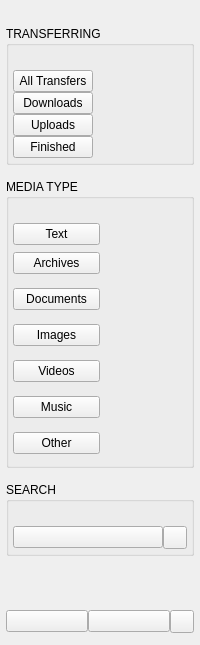
    <widget class="QWidget" name="wLeftPane" native="true">
     <property name="styleSheet">
      <string notr="true">#wLeftPane QFrame[itsOn=true] 
{
	border-radius: 4px;
    background-color: white;
}

#wLeftPane QFrame[itsOn=true]  QLabel
{
    border: 1px solid #F5F5F5; 
    background-color: #FAFAFA;
    border-radius: 12px;
}

#wLeftPane QFrame[itsOn=true] QPushButton
{
    font-weight: bold;
}
</string>
     </property>
     <layout class="QVBoxLayout" name="wLeftPaneLayout">
      <property name="spacing">
       <number>14</number>
      </property>
      <property name="leftMargin">
       <number>6</number>
      </property>
      <property name="topMargin">
       <number>12</number>
      </property>
      <property name="rightMargin">
       <number>6</number>
      </property>
      <property name="bottomMargin">
       <number>12</number>
      </property>
      <item>
       <widget class="QStackedWidget" name="wTitleAndSearch">
        <property name="currentIndex">
         <number>0</number>
        </property>
        <widget class="QWidget" name="pTransfers">
         <widget class="QWidget" name="wLogoHeader" native="true">
          <property name="geometry">
           <rect>
            <x>0</x>
            <y>0</y>
            <width>232</width>
            <height>34</height>
           </rect>
          </property>
          <layout class="QHBoxLayout" name="horizontalLayout_2">
           <property name="spacing">
            <number>0</number>
           </property>
           <property name="leftMargin">
            <number>0</number>
           </property>
           <property name="topMargin">
            <number>0</number>
           </property>
           <property name="rightMargin">
            <number>0</number>
           </property>
           <property name="bottomMargin">
            <number>0</number>
           </property>
           <item>
            <widget class="QLabel" name="lTransfers">
             <property name="text">
              <string>Transfers</string>
             </property>
            </widget>
           </item>
           <item>
            <spacer name="horizontalSpacer">
             <property name="orientation">
              <enum>Qt::Horizontal</enum>
             </property>
             <property name="sizeHint" stdset="0">
              <size>
               <width>40</width>
               <height>20</height>
              </size>
             </property>
            </spacer>
           </item>
           <item>
            <widget class="QToolButton" name="bPause"/>
           </item>
           <item>
            <widget class="QToolButton" name="bSearch">
             <property name="icon">
              <iconset resource="../Resources_linux.qrc">
               <normaloff>:/images/ico_search.png</normaloff>:/images/ico_search.png</iconset>
             </property>
            </widget>
           </item>
          </layout>
         </widget>
        </widget>
        <widget class="QWidget" name="pSearch">
         <widget class="QWidget" name="wSearchField" native="true">
          <property name="geometry">
           <rect>
            <x>0</x>
            <y>0</y>
            <width>232</width>
            <height>34</height>
           </rect>
          </property>
          <layout class="QHBoxLayout" name="wSearchFieldLayout">
           <property name="spacing">
            <number>0</number>
           </property>
           <property name="leftMargin">
            <number>0</number>
           </property>
           <property name="topMargin">
            <number>0</number>
           </property>
           <property name="rightMargin">
            <number>0</number>
           </property>
           <property name="bottomMargin">
            <number>0</number>
           </property>
           <item>
            <widget class="QToolButton" name="tSearchIcon">
             <property name="sizePolicy">
              <sizepolicy hsizetype="Fixed" vsizetype="Fixed">
               <horstretch>0</horstretch>
               <verstretch>0</verstretch>
              </sizepolicy>
             </property>
             <property name="icon">
              <iconset resource="../Resources_linux.qrc">
               <normaloff>:/images/ico_search.png</normaloff>:/images/ico_search.png</iconset>
             </property>
            </widget>
           </item>
           <item>
            <widget class="QLineEdit" name="leSearchField">
             <property name="text">
              <string>Search</string>
             </property>
             <property name="frame">
              <bool>false</bool>
             </property>
            </widget>
           </item>
           <item>
            <widget class="QToolButton" name="tSearchCancel">
             <property name="icon">
              <iconset resource="../Resources_linux.qrc">
               <normaloff>:/images/ico_search_cancel.png</normaloff>:/images/ico_search_cancel.png</iconset>
             </property>
            </widget>
           </item>
          </layout>
         </widget>
        </widget>
       </widget>
      </item>
      <item>
       <widget class="QGroupBox" name="wTransferring">
        <property name="minimumSize">
         <size>
          <width>0</width>
          <height>0</height>
         </size>
        </property>
        <property name="maximumSize">
         <size>
          <width>256</width>
          <height>600</height>
         </size>
        </property>
        <property name="title">
         <string>TRANSFERRING</string>
        </property>
        <property name="flat">
         <bool>true</bool>
        </property>
        <layout class="QVBoxLayout" name="verticalLayout">
         <property name="spacing">
          <number>0</number>
         </property>
         <property name="leftMargin">
          <number>4</number>
         </property>
         <property name="topMargin">
          <number>24</number>
         </property>
         <property name="rightMargin">
          <number>4</number>
         </property>
         <property name="bottomMargin">
          <number>4</number>
         </property>
         <item>
          <widget class="QFrame" name="fAllTransfers">
           <layout class="QHBoxLayout" name="horizontalLayout_10">
            <property name="spacing">
             <number>0</number>
            </property>
            <property name="leftMargin">
             <number>0</number>
            </property>
            <property name="topMargin">
             <number>0</number>
            </property>
            <property name="rightMargin">
             <number>0</number>
            </property>
            <property name="bottomMargin">
             <number>0</number>
            </property>
            <item>
             <widget class="QPushButton" name="tAllTransfers">
              <property name="sizePolicy">
               <sizepolicy hsizetype="Minimum" vsizetype="Fixed">
                <horstretch>0</horstretch>
                <verstretch>0</verstretch>
               </sizepolicy>
              </property>
              <property name="cursor">
               <cursorShape>PointingHandCursor</cursorShape>
              </property>
              <property name="text">
               <string>All Transfers</string>
              </property>
              <property name="icon">
               <iconset resource="../Resources_linux.qrc">
                <normaloff>:/images/ico_all_transfers.png</normaloff>:/images/ico_all_transfers.png</iconset>
              </property>
              <property name="autoDefault">
               <bool>false</bool>
              </property>
              <property name="flat">
               <bool>false</bool>
              </property>
             </widget>
            </item>
            <item>
             <spacer name="horizontalSpacer_2">
              <property name="orientation">
               <enum>Qt::Horizontal</enum>
              </property>
              <property name="sizeHint" stdset="0">
               <size>
                <width>40</width>
                <height>20</height>
               </size>
              </property>
             </spacer>
            </item>
            <item>
             <widget class="QLabel" name="lAllTransfers">
              <property name="enabled">
               <bool>true</bool>
              </property>
              <property name="sizePolicy">
               <sizepolicy hsizetype="MinimumExpanding" vsizetype="Preferred">
                <horstretch>0</horstretch>
                <verstretch>0</verstretch>
               </sizepolicy>
              </property>
              <property name="text">
               <string/>
              </property>
             </widget>
            </item>
           </layout>
          </widget>
         </item>
         <item>
          <widget class="QFrame" name="fDownloads">
           <layout class="QHBoxLayout" name="horizontalLayout_11">
            <property name="spacing">
             <number>0</number>
            </property>
            <property name="leftMargin">
             <number>0</number>
            </property>
            <property name="topMargin">
             <number>0</number>
            </property>
            <property name="rightMargin">
             <number>0</number>
            </property>
            <property name="bottomMargin">
             <number>0</number>
            </property>
            <item>
             <widget class="QPushButton" name="tDownloads">
              <property name="sizePolicy">
               <sizepolicy hsizetype="MinimumExpanding" vsizetype="Fixed">
                <horstretch>0</horstretch>
                <verstretch>0</verstretch>
               </sizepolicy>
              </property>
              <property name="cursor">
               <cursorShape>PointingHandCursor</cursorShape>
              </property>
              <property name="text">
               <string>Downloads</string>
              </property>
              <property name="icon">
               <iconset resource="../Resources_linux.qrc">
                <normaloff>:/images/ico_download.png</normaloff>:/images/ico_download.png</iconset>
              </property>
              <property name="autoDefault">
               <bool>false</bool>
              </property>
             </widget>
            </item>
            <item>
             <spacer name="horizontalSpacer_3">
              <property name="orientation">
               <enum>Qt::Horizontal</enum>
              </property>
              <property name="sizeHint" stdset="0">
               <size>
                <width>40</width>
                <height>20</height>
               </size>
              </property>
             </spacer>
            </item>
            <item>
             <widget class="QLabel" name="lDownloads">
              <property name="enabled">
               <bool>true</bool>
              </property>
              <property name="sizePolicy">
               <sizepolicy hsizetype="MinimumExpanding" vsizetype="Preferred">
                <horstretch>0</horstretch>
                <verstretch>0</verstretch>
               </sizepolicy>
              </property>
              <property name="text">
               <string/>
              </property>
             </widget>
            </item>
           </layout>
          </widget>
         </item>
         <item>
          <widget class="QFrame" name="fUploads">
           <layout class="QHBoxLayout" name="horizontalLayout_12">
            <property name="spacing">
             <number>0</number>
            </property>
            <property name="leftMargin">
             <number>0</number>
            </property>
            <property name="topMargin">
             <number>0</number>
            </property>
            <property name="rightMargin">
             <number>0</number>
            </property>
            <property name="bottomMargin">
             <number>0</number>
            </property>
            <item>
             <widget class="QPushButton" name="tUploads">
              <property name="sizePolicy">
               <sizepolicy hsizetype="MinimumExpanding" vsizetype="Fixed">
                <horstretch>0</horstretch>
                <verstretch>0</verstretch>
               </sizepolicy>
              </property>
              <property name="cursor">
               <cursorShape>PointingHandCursor</cursorShape>
              </property>
              <property name="text">
               <string>Uploads</string>
              </property>
              <property name="icon">
               <iconset resource="../Resources_linux.qrc">
                <normaloff>:/images/ico_upload.png</normaloff>:/images/ico_upload.png</iconset>
              </property>
              <property name="autoDefault">
               <bool>false</bool>
              </property>
             </widget>
            </item>
            <item>
             <spacer name="horizontalSpacer_4">
              <property name="orientation">
               <enum>Qt::Horizontal</enum>
              </property>
              <property name="sizeHint" stdset="0">
               <size>
                <width>40</width>
                <height>20</height>
               </size>
              </property>
             </spacer>
            </item>
            <item>
             <widget class="QLabel" name="lUploads">
              <property name="enabled">
               <bool>true</bool>
              </property>
              <property name="sizePolicy">
               <sizepolicy hsizetype="MinimumExpanding" vsizetype="Preferred">
                <horstretch>0</horstretch>
                <verstretch>0</verstretch>
               </sizepolicy>
              </property>
              <property name="text">
               <string/>
              </property>
             </widget>
            </item>
           </layout>
          </widget>
         </item>
         <item>
          <widget class="QFrame" name="fCompleted">
           <layout class="QHBoxLayout" name="horizontalLayout_13">
            <property name="spacing">
             <number>0</number>
            </property>
            <property name="leftMargin">
             <number>0</number>
            </property>
            <property name="topMargin">
             <number>0</number>
            </property>
            <property name="rightMargin">
             <number>0</number>
            </property>
            <property name="bottomMargin">
             <number>0</number>
            </property>
            <item>
             <widget class="QPushButton" name="tCompleted">
              <property name="enabled">
               <bool>true</bool>
              </property>
              <property name="sizePolicy">
               <sizepolicy hsizetype="MinimumExpanding" vsizetype="Fixed">
                <horstretch>0</horstretch>
                <verstretch>0</verstretch>
               </sizepolicy>
              </property>
              <property name="cursor">
               <cursorShape>PointingHandCursor</cursorShape>
              </property>
              <property name="text">
               <string>Finished</string>
              </property>
              <property name="icon">
               <iconset resource="../Resources_linux.qrc">
                <normaloff>:/images/ico_finished.png</normaloff>:/images/ico_finished.png</iconset>
              </property>
              <property name="autoDefault">
               <bool>false</bool>
              </property>
             </widget>
            </item>
            <item>
             <spacer name="horizontalSpacer_5">
              <property name="orientation">
               <enum>Qt::Horizontal</enum>
              </property>
              <property name="sizeHint" stdset="0">
               <size>
                <width>40</width>
                <height>20</height>
               </size>
              </property>
             </spacer>
            </item>
            <item>
             <widget class="QLabel" name="lCompleted">
              <property name="enabled">
               <bool>true</bool>
              </property>
              <property name="sizePolicy">
               <sizepolicy hsizetype="MinimumExpanding" vsizetype="Preferred">
                <horstretch>0</horstretch>
                <verstretch>0</verstretch>
               </sizepolicy>
              </property>
              <property name="text">
               <string/>
              </property>
             </widget>
            </item>
           </layout>
          </widget>
         </item>
        </layout>
       </widget>
      </item>
      <item>
       <widget class="QGroupBox" name="wMediaType">
        <property name="title">
         <string>MEDIA TYPE</string>
        </property>
        <layout class="QVBoxLayout" name="wMediaTypeLayout">
         <property name="spacing">
          <number>0</number>
         </property>
         <property name="leftMargin">
          <number>4</number>
         </property>
         <property name="topMargin">
          <number>24</number>
         </property>
         <property name="rightMargin">
          <number>4</number>
         </property>
         <property name="bottomMargin">
          <number>4</number>
         </property>
         <item>
          <widget class="QFrame" name="fText">
           <property name="frameShape">
            <enum>QFrame::NoFrame</enum>
           </property>
           <property name="frameShadow">
            <enum>QFrame::Plain</enum>
           </property>
           <layout class="QHBoxLayout" name="horizontalLayout_15">
            <property name="spacing">
             <number>0</number>
            </property>
            <property name="leftMargin">
             <number>0</number>
            </property>
            <property name="topMargin">
             <number>0</number>
            </property>
            <property name="rightMargin">
             <number>0</number>
            </property>
            <property name="bottomMargin">
             <number>0</number>
            </property>
            <item>
             <widget class="QPushButton" name="bText">
              <property name="text">
               <string>Text</string>
              </property>
              <property name="icon">
               <iconset resource="../Resources_linux.qrc">
                <normaloff>:/images/drag_text.png</normaloff>:/images/drag_text.png</iconset>
              </property>
              <property name="autoDefault">
               <bool>false</bool>
              </property>
             </widget>
            </item>
            <item>
             <widget class="QLabel" name="lTextNb">
              <property name="enabled">
               <bool>true</bool>
              </property>
              <property name="text">
               <string/>
              </property>
             </widget>
            </item>
           </layout>
          </widget>
         </item>
         <item>
          <widget class="QFrame" name="fArchives">
           <property name="minimumSize">
            <size>
             <width>0</width>
             <height>36</height>
            </size>
           </property>
           <layout class="QHBoxLayout" name="horizontalLayout_3">
            <property name="spacing">
             <number>0</number>
            </property>
            <property name="leftMargin">
             <number>0</number>
            </property>
            <property name="topMargin">
             <number>0</number>
            </property>
            <property name="rightMargin">
             <number>0</number>
            </property>
            <property name="bottomMargin">
             <number>0</number>
            </property>
            <item>
             <widget class="QPushButton" name="bArchives">
              <property name="text">
               <string>Archives</string>
              </property>
              <property name="icon">
               <iconset resource="../Resources_linux.qrc">
                <normaloff>:/images/drag_compressed.png</normaloff>:/images/drag_compressed.png</iconset>
              </property>
              <property name="autoDefault">
               <bool>false</bool>
              </property>
             </widget>
            </item>
            <item>
             <widget class="QLabel" name="lArchivesNb">
              <property name="enabled">
               <bool>true</bool>
              </property>
              <property name="text">
               <string/>
              </property>
             </widget>
            </item>
           </layout>
          </widget>
         </item>
         <item>
          <widget class="QFrame" name="fDocuments">
           <property name="minimumSize">
            <size>
             <width>0</width>
             <height>36</height>
            </size>
           </property>
           <layout class="QHBoxLayout" name="horizontalLayout_7">
            <property name="spacing">
             <number>0</number>
            </property>
            <property name="leftMargin">
             <number>0</number>
            </property>
            <property name="topMargin">
             <number>0</number>
            </property>
            <property name="rightMargin">
             <number>0</number>
            </property>
            <property name="bottomMargin">
             <number>0</number>
            </property>
            <item>
             <widget class="QPushButton" name="bDocuments">
              <property name="text">
               <string>Documents</string>
              </property>
              <property name="icon">
               <iconset resource="../Resources_linux.qrc">
                <normaloff>:/images/drag_text.png</normaloff>:/images/drag_text.png</iconset>
              </property>
              <property name="autoDefault">
               <bool>false</bool>
              </property>
             </widget>
            </item>
            <item>
             <widget class="QLabel" name="lDocumentsNb">
              <property name="text">
               <string/>
              </property>
             </widget>
            </item>
           </layout>
          </widget>
         </item>
         <item>
          <widget class="QFrame" name="fImages">
           <property name="minimumSize">
            <size>
             <width>0</width>
             <height>36</height>
            </size>
           </property>
           <layout class="QHBoxLayout" name="horizontalLayout_8">
            <property name="spacing">
             <number>0</number>
            </property>
            <property name="leftMargin">
             <number>0</number>
            </property>
            <property name="topMargin">
             <number>0</number>
            </property>
            <property name="rightMargin">
             <number>0</number>
            </property>
            <property name="bottomMargin">
             <number>0</number>
            </property>
            <item>
             <widget class="QPushButton" name="bImages">
              <property name="text">
               <string>Images</string>
              </property>
              <property name="icon">
               <iconset resource="../Resources_linux.qrc">
                <normaloff>:/images/drag_image.png</normaloff>:/images/drag_image.png</iconset>
              </property>
              <property name="autoDefault">
               <bool>false</bool>
              </property>
             </widget>
            </item>
            <item>
             <widget class="QLabel" name="lImagesNb">
              <property name="text">
               <string/>
              </property>
             </widget>
            </item>
           </layout>
          </widget>
         </item>
         <item>
          <widget class="QFrame" name="fVideos">
           <property name="minimumSize">
            <size>
             <width>0</width>
             <height>36</height>
            </size>
           </property>
           <layout class="QHBoxLayout" name="horizontalLayout_9">
            <property name="spacing">
             <number>0</number>
            </property>
            <property name="leftMargin">
             <number>0</number>
            </property>
            <property name="topMargin">
             <number>0</number>
            </property>
            <property name="rightMargin">
             <number>0</number>
            </property>
            <property name="bottomMargin">
             <number>0</number>
            </property>
            <item>
             <widget class="QPushButton" name="bVideos">
              <property name="text">
               <string>Videos</string>
              </property>
              <property name="icon">
               <iconset resource="../Resources_linux.qrc">
                <normaloff>:/images/drag_video.png</normaloff>:/images/drag_video.png</iconset>
              </property>
              <property name="autoDefault">
               <bool>false</bool>
              </property>
             </widget>
            </item>
            <item>
             <widget class="QLabel" name="lVideosNb">
              <property name="text">
               <string/>
              </property>
             </widget>
            </item>
           </layout>
          </widget>
         </item>
         <item>
          <widget class="QFrame" name="fMusic">
           <property name="minimumSize">
            <size>
             <width>0</width>
             <height>36</height>
            </size>
           </property>
           <layout class="QHBoxLayout" name="horizontalLayout_6">
            <property name="spacing">
             <number>0</number>
            </property>
            <property name="leftMargin">
             <number>0</number>
            </property>
            <property name="topMargin">
             <number>0</number>
            </property>
            <property name="rightMargin">
             <number>0</number>
            </property>
            <property name="bottomMargin">
             <number>0</number>
            </property>
            <item>
             <widget class="QPushButton" name="bMusic">
              <property name="text">
               <string>Music</string>
              </property>
              <property name="icon">
               <iconset resource="../Resources_linux.qrc">
                <normaloff>:/images/drag_audio.png</normaloff>:/images/drag_audio.png</iconset>
              </property>
              <property name="autoDefault">
               <bool>false</bool>
              </property>
             </widget>
            </item>
            <item>
             <widget class="QLabel" name="lMusicNb">
              <property name="text">
               <string/>
              </property>
             </widget>
            </item>
           </layout>
          </widget>
         </item>
         <item>
          <widget class="QFrame" name="fOther">
           <property name="minimumSize">
            <size>
             <width>0</width>
             <height>36</height>
            </size>
           </property>
           <layout class="QHBoxLayout" name="horizontalLayout_4">
            <property name="spacing">
             <number>0</number>
            </property>
            <property name="leftMargin">
             <number>0</number>
            </property>
            <property name="topMargin">
             <number>0</number>
            </property>
            <property name="rightMargin">
             <number>0</number>
            </property>
            <property name="bottomMargin">
             <number>0</number>
            </property>
            <item>
             <widget class="QPushButton" name="bOther">
              <property name="text">
               <string>Other</string>
              </property>
              <property name="icon">
               <iconset resource="../Resources_linux.qrc">
                <normaloff>:/images/drag_generic.png</normaloff>:/images/drag_generic.png</iconset>
              </property>
              <property name="autoDefault">
               <bool>false</bool>
              </property>
             </widget>
            </item>
            <item>
             <widget class="QLabel" name="lOtherNb">
              <property name="text">
               <string/>
              </property>
             </widget>
            </item>
           </layout>
          </widget>
         </item>
        </layout>
       </widget>
      </item>
      <item>
       <widget class="QGroupBox" name="wSearch">
        <property name="title">
         <string>SEARCH</string>
        </property>
        <layout class="QVBoxLayout" name="wSearchLayout">
         <property name="spacing">
          <number>0</number>
         </property>
         <property name="leftMargin">
          <number>4</number>
         </property>
         <property name="topMargin">
          <number>24</number>
         </property>
         <property name="rightMargin">
          <number>4</number>
         </property>
         <property name="bottomMargin">
          <number>4</number>
         </property>
         <item>
          <widget class="QFrame" name="fSearchString">
           <property name="frameShape">
            <enum>QFrame::NoFrame</enum>
           </property>
           <property name="frameShadow">
            <enum>QFrame::Plain</enum>
           </property>
           <layout class="QHBoxLayout" name="horizontalLayout_14">
            <property name="spacing">
             <number>0</number>
            </property>
            <property name="leftMargin">
             <number>0</number>
            </property>
            <property name="topMargin">
             <number>0</number>
            </property>
            <property name="rightMargin">
             <number>0</number>
            </property>
            <property name="bottomMargin">
             <number>0</number>
            </property>
            <item>
             <widget class="QPushButton" name="bSearchString">
              <property name="text">
               <string notr="true"/>
              </property>
              <property name="icon">
               <iconset resource="../Resources_linux.qrc">
                <normaloff>:/images/ico_search.png</normaloff>:/images/ico_search.png</iconset>
              </property>
              <property name="autoDefault">
               <bool>false</bool>
              </property>
             </widget>
            </item>
            <item>
             <widget class="QToolButton" name="tClearSearchResult">
              <property name="text">
               <string/>
              </property>
              <property name="icon">
               <iconset resource="../Resources_linux.qrc">
                <normaloff>:/images/ico_search_cancel.png</normaloff>:/images/ico_search_cancel.png</iconset>
              </property>
             </widget>
            </item>
           </layout>
          </widget>
         </item>
        </layout>
       </widget>
      </item>
      <item>
       <spacer name="verticalSpacer">
        <property name="orientation">
         <enum>Qt::Vertical</enum>
        </property>
        <property name="sizeHint" stdset="0">
         <size>
          <width>20</width>
          <height>40</height>
         </size>
        </property>
       </spacer>
      </item>
      <item>
       <widget class="QStackedWidget" name="sStatus">
        <property name="currentIndex">
         <number>0</number>
        </property>
        <widget class="QWidget" name="pSpeedAndClear">
         <layout class="QHBoxLayout" name="horizontalLayout">
          <property name="spacing">
           <number>0</number>
          </property>
          <property name="leftMargin">
           <number>0</number>
          </property>
          <property name="topMargin">
           <number>0</number>
          </property>
          <property name="rightMargin">
           <number>0</number>
          </property>
          <property name="bottomMargin">
           <number>0</number>
          </property>
          <item>
           <widget class="QPushButton" name="bDownSpeed">
            <property name="icon">
             <iconset resource="../Resources_linux.qrc">
              <normaloff>:/images/download_fail_item_ico.png</normaloff>:/images/download_fail_item_ico.png</iconset>
            </property>
           </widget>
          </item>
          <item>
           <widget class="QPushButton" name="bUpSpeed">
            <property name="icon">
             <iconset resource="../Resources_linux.qrc">
              <normaloff>:/images/upload_fail_item_ico.png</normaloff>:/images/upload_fail_item_ico.png</iconset>
            </property>
           </widget>
          </item>
          <item>
           <widget class="QToolButton" name="bClearAll">
            <property name="enabled">
             <bool>true</bool>
            </property>
            <property name="cursor">
             <cursorShape>PointingHandCursor</cursorShape>
            </property>
            <property name="icon">
             <iconset resource="../Resources_linux.qrc">
              <normaloff>:/images/clear_ico.png</normaloff>:/images/clear_ico.png</iconset>
            </property>
           </widget>
          </item>
         </layout>
        </widget>
        <widget class="QWidget" name="pUpToDate">
         <widget class="QPushButton" name="bUpToDate">
          <property name="geometry">
           <rect>
            <x>0</x>
            <y>0</y>
            <width>100</width>
            <height>36</height>
           </rect>
          </property>
          <property name="text">
           <string>Up to date</string>
          </property>
          <property name="icon">
           <iconset resource="../Resources_linux.qrc">
            <normaloff>:/images/ico_menu_uptodate_state.png</normaloff>:/images/ico_menu_uptodate_state.png</iconset>
          </property>
         </widget>
        </widget>
       </widget>
      </item>
     </layout>
    </widget>
